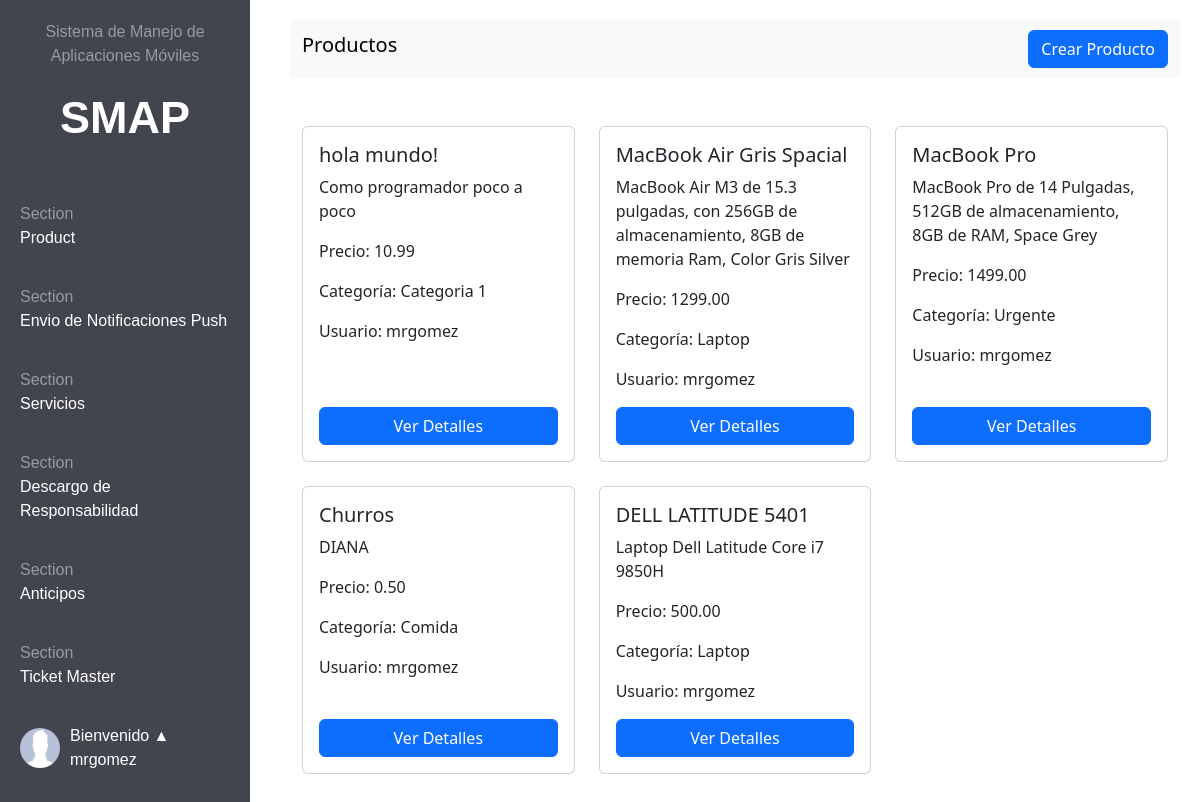
Page /product/ (signed in) on the earlier database version.
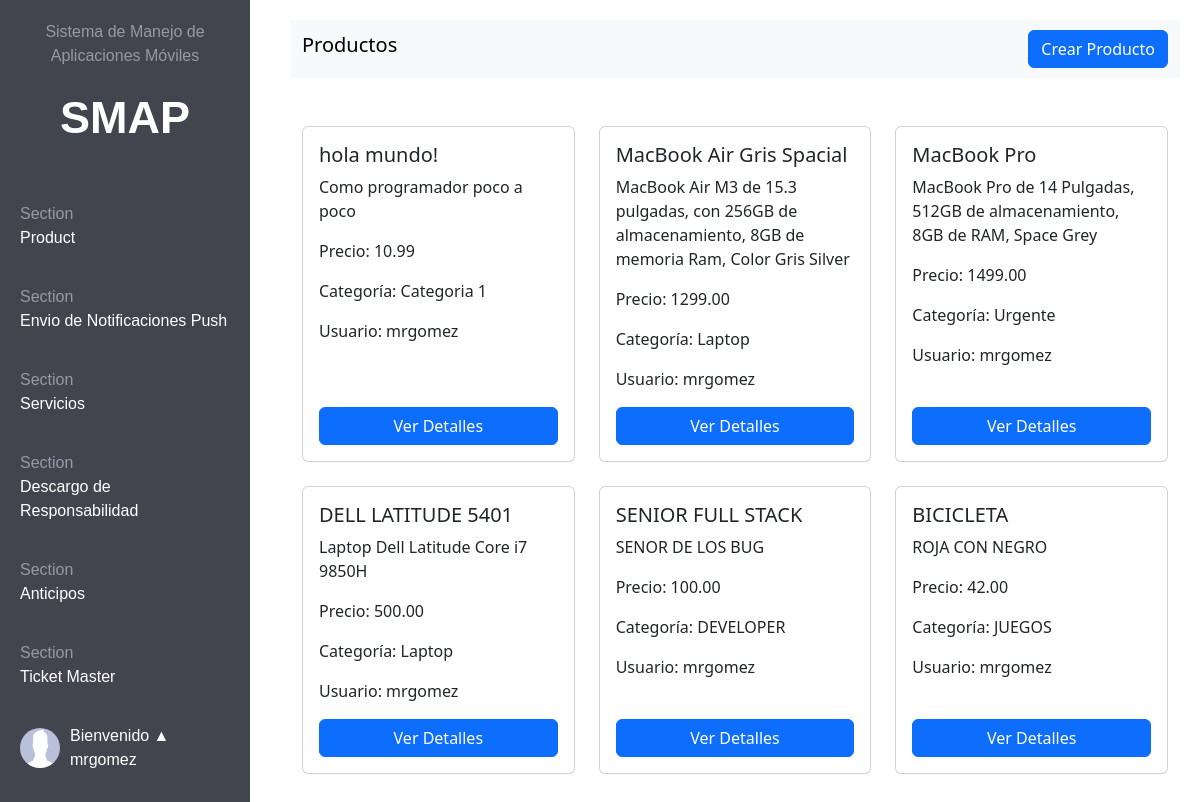
Same page on the later database version.
### t_app_product/models.py (models this page shows, shortened)
class Product(models.Model):
    img = models.ImageField(upload_to='product_images/', default='default_product_image.jpg')  # Añade un valor predeterminado
    title = models.CharField(max_length=100)
    description = models.TextField(blank=True)
    price = models.DecimalField(max_digits=10, decimal_places=2)
    category = models.CharField(max_length=50)
    created = models.DateTimeField(auto_now_add=True)
    important = models.BooleanField(default=False)
    user = models.ForeignKey(User, on_delete=models.SET_DEFAULT, default=None)

### t_app_product/views.py (the view)
# urls.py: path('product/', views.product, name='product'),
@login_required
def product(request):
    products = Product.objects.filter(user=request.user)
    return render(request, 'product.html', {'products': products})

### t_app_product/templates/product.html
{% extends 'base.html' %}
{% block content %}
<nav class="navbar navbar-expand-lg navbar-light bg-light">
    <div class="container">
        <h1 class="navbar-brand" href="#">Productos</h1>
        <div class="d-flex ml-auto">
            <a id="crearProductoBtn" href="{% url 'create_product' %}" class="btn btn-primary">Crear Producto</a>
        </div>
    </div>
</nav>
<div class="container mt-5">
    <div class="row">
        {% for product in products %}
        <div class="col-md-4 mb-4">
            <div class="card h-100">
                <div class="card-body d-flex flex-column">
                    <h5 class="card-title">{{ product.title }}</h5>
                    <p class="card-text">{{ product.description }}</p>
                    <p class="card-text">Precio: {{ product.price }}</p>
                    <p class="card-text">Categoría: {{ product.category }}</p>
                    <p class="card-text">Usuario: {{ product.user.username }}</p>
                    <a href="{% url 'product_detail' product.id %}" class="btn btn-primary mt-auto">Ver Detalles</a>
                </div>
            </div>
        </div>
        {% if forloop.counter|divisibleby:3 and not forloop.last %}
    </div>
    <div class="row">
        {% endif %}
        {% endfor %}
    </div>
</div>
{% endblock %}

### t_app_product/templates/base.html (shortened to what this page needs)
<!DOCTYPE html>
<html lang="en">
<head>
    {% load static %}
    <link rel="stylesheet" type="text/css" href="{% static 'css/style.css' %}">
    <link href="https://cdn.jsdelivr.net/npm/bootstrap@5.3.3/dist/css/bootstrap.min.css" rel="stylesheet">
</head>
<body>
    <nav class="sidebar">
        <ul>
            {% if user.is_authenticated %}
            <li class="li-title">
                <p>Sistema de Manejo de Aplicaciones Móviles</p>
                <a href="/">SMAP</a>
            </li>
            <li class="li-item">
                <p class="section-title">Section</p>
                <a href="/product">Product</a>
            </li>
            <li class="li-item">
                <p class="section-title">Section</p>
                <a href="#" id="opcion2">Envio de Notificaciones Push</a>
            </li>
            <li class="li-item">
                <p class="section-title">Section</p>
                <a href="#" id="opcion4">Servicios</a>
            </li>
            <li class="li-item">
                <p class="section-title">Section</p>
                <a href="#" id="opcion5">Descargo de Responsabilidad</a>
            </li>
            <li class="li-item">
                <p class="section-title">Section</p>
                <a href="#" id="opcion6">Anticipos</a>
            </li>
            <li class="li-item">
                <p class="section-title">Section</p>
                <a href="#" id="opcion7">Ticket Master</a>
            </li>
            <div class="user-profile">
                <div class="profile-info" onclick="toggleDropdown()">
                    <img src="{% static 'assets/profile.jpeg' %}" alt="Imagen de Perfil">
                    <span>Bienvenido  &#9650 {{ user.username }}</span>
                </div>
            </div>
            {% endif %}
        </ul>
    </nav>
    <div class="content-container">
        {% block content %}
        {% endblock %}
    </div>
</body>
</html>

### t_app_product/static/css/style.css (style rules this page uses)
.sidebar { position: fixed; top: 0; left: 0; width: 250px; height: 100%; background-color: #42444e; color: #fff; padding: 20px; box-sizing: border-box; font-family: 'whitney ssm a', 'whitney ssm b', 'lucida grande', 'lucida sans', 'Verdana', 'Helvetica', 'Arial', sans-serif; }
.sidebar ul { list-style-type: none; padding: 0; }
.sidebar ul li a { color: #fff; text-decoration: none; }
.sidebar ul .li-title { text-align: center; margin-bottom: 50px; }
.sidebar ul .li-title p { color: #9799a7; }
.sidebar ul .li-title a { color: #fff; }
.content-container { margin-left: 270px; padding: 20px; }
.section-title { color: #9799a7; margin: 0; }
.sidebar ul .li-item { margin-bottom: 35px; }
.sidebar ul .li-title a { font-size: 45px; font-weight: bold; }
.user-profile img { width: 40px; height: 40px; border-radius: 50%; margin-right: 10px; }
.profile-info img { width: 40px; height: 40px; border-radius: 50%; margin-right: 10px; }
.profile-info { display: flex; align-items: center; cursor: pointer; }

Differences in the rows shown:
removed Product: title "Churros", description "DIANA", price "0.50", category "Comida", user.username "mrgomez"
added Product: title "SENIOR FULL STACK", description "SENOR DE LOS BUG", price "100.00", category "DEVELOPER", user.username "mrgomez"
added Product: title "BICICLETA", description "ROJA CON NEGRO", price "42.00", category "JUEGOS", user.username "mrgomez"
